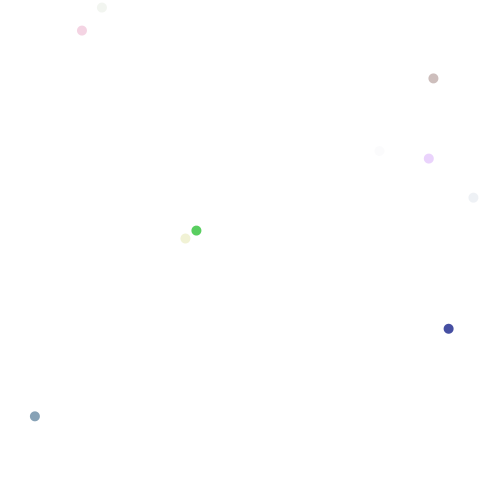
Frame 1 (no input)
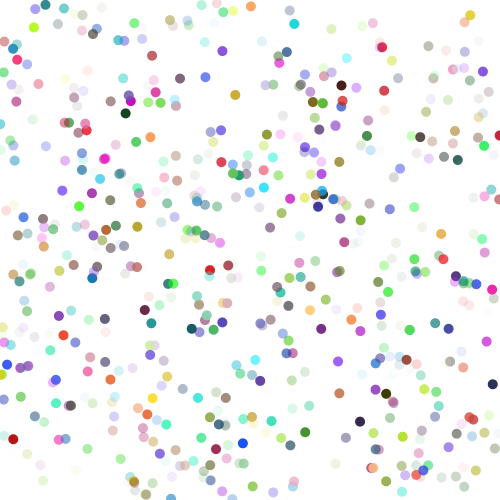
Frame 60 (the mouse pressed at the canvas centre just before this capture)
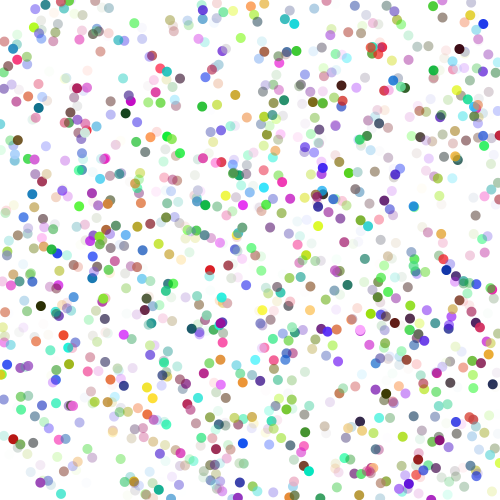
Frame 120 (the mouse held since frame 60 and released just before this capture)

The Processing sketch that drew these frames (run headless with seeded random() and noise(); from frame 60 on, the mouse is pressed at the canvas centre):

// Processing sketch: ej_10_bucles_for
// ── ej_10_bucles_for.pde
// ej_10_bucles_for
// por montoyamoraga
// para Academia Sinestesia
// Programa Medios Interactivos 2023
// v0.0.2 julio 2023
// hecho con Processing 4.2.0

// esta es una variable global
// esta declarada fuera de todo bloque de codigo
int figuras = 10;

void setup() {

  // crear lienzo cuadrado
  size(500, 500);

  // fondo blanco
  background(255);

  // dibujar figuras sin borde
  noStroke();

  // tasa de refresco de draw()
  frameRate(10);

  // iterar con variable contador i
  // i toma valores 0, 1, 2, 3
  // cuando i toma valor 4 no cumple condicion
  // y bucle termina
  for (int i = 0; i < 4; i++) {
    // imprimir en consola
    println(i);
  }
}

void draw() {

  // crear variable contador
  // para dibujar tantas figuras como indica la variable
  for (int contador = 0; contador < figuras; contador++) {

    // color de relleno es RGBA aleatorio
    fill(random(255), random(255), random(255), random(255));

    // elipse en posicion aleatoria
    ellipse(random(width), random(height), 10, 10);
  }
}
